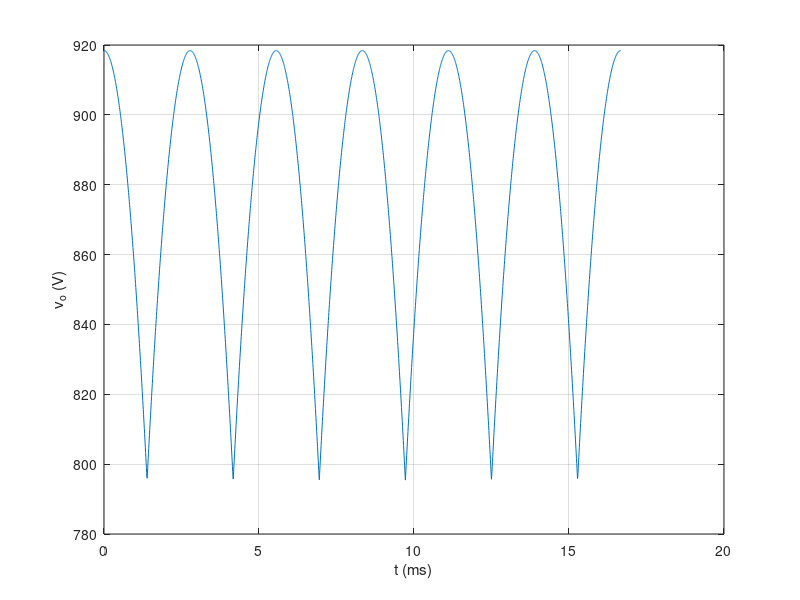
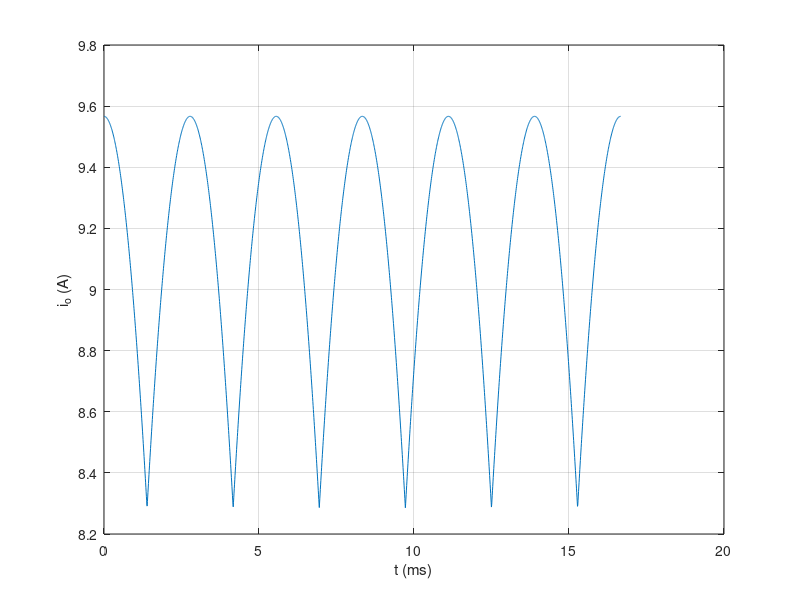

MATLAB code for these plots, in order:
t = linspace(0, 1/60, 2000);
vo = 918.4*cos(mod(377*t+pi/6, pi/3) - pi/6);
plot(t*1e3, vo); xlabel('t (ms)'); ylabel('v_o (V)'); grid on;
io = vo/96;
figure; plot(t*1e3, io); xlabel('t (ms)'); ylabel('i_o (A)'); grid on;
